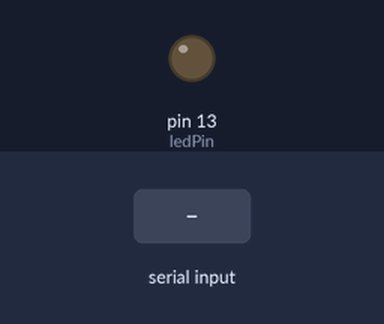
Bench run of a sketch on a simulated Arduino Uno, built with avr-gcc and run on an emulated ATmega328P. Shown: output pins drawn as LEDs (lit = HIGH). Inputs (shaded band) come from the test bench.

Above: at 1.2 s.
1.3 s: "1" received over Serial
Timing chart, 0 to 4.3 s (numbered marks = the images above; inputs shaded):
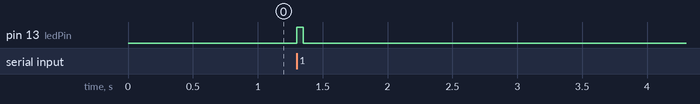

The sketch:

disk_led.ino
```cpp
const int ledPin = 13;  // Pin connected to the built-in LED

void setup() {
  pinMode(ledPin, OUTPUT);  // Set the LED pin as an output
  Serial.begin(9600);       // Start serial communication
}

void loop() {
  if (Serial.available() > 0) {  // Check if data is available from the serial port
    char activity = Serial.read();  // Read the incoming data

    if (activity == '1') {
      // If activity detected, blink the LED faster
      digitalWrite(ledPin, HIGH);  // Turn the LED on
      delay(50);                   // Wait for a shorter period (50ms for faster blink)
      digitalWrite(ledPin, LOW);   // Turn the LED off
      delay(50);                   // Wait for a shorter period (50ms for faster blink)
    }
    else if (activity == '0') {
      // If no activity, keep the LED off
      digitalWrite(ledPin, LOW);   // Ensure the LED is off
    }
  }
}
```

Measured:
- after the input at 1.3 s, pin 13 (ledPin): LOW → HIGH at once, → LOW 0.05 s later
